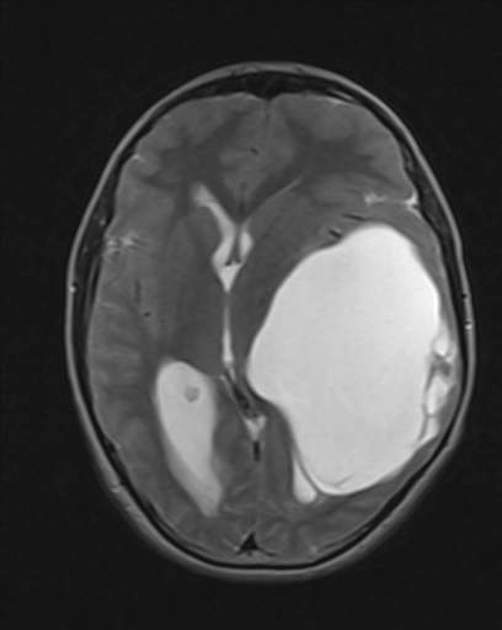
//> input picture PIM proiect/brain-tumor-2.jpeg, 502 x 630 px
$ ./Source   (built with g++ and OpenCV 4)
//> lines starting //> are read from the running program, lines starting //| are printed output that depends on the picture; after the words box and inside, x2 and y2 are one past the last pixel; in counts of white or black regions, pixels touching at a corner belong together
### PIM proiect/Header.h
#pragma once
#include <opencv2/imgcodecs.hpp>
#include <opencv2/highgui.hpp>
#include <opencv2/imgproc.hpp>
#include <iostream>
using namespace cv;
using namespace std;

unsigned char* processImage(unsigned char* img, int w, int h);
unsigned char* thresholdImage(unsigned char* img, int w, int h);
void watershed_v1(unsigned char* img, int w, int h);
void watershed_v2(unsigned char* img, int w, int h);

### PIM proiect/Functions.cpp
#include "Header.h"


unsigned char* processImage(unsigned char* img, int w, int h)
{
	unsigned char* result = new unsigned char[w * h];
	Mat inMat(h, w, CV_8UC1, img);
	Mat intermediaryMat;
	Mat processedMat(h, w, CV_8UC1, result);
	Mat kernel = (Mat_<float>(3, 3) << 0, -1, 0, -1, 5, -1, 0, -1, 0);
	GaussianBlur(inMat, intermediaryMat, cv::Size(0, 0), 3, 0);
	filter2D(intermediaryMat, processedMat, CV_8UC1, kernel);
	return result;
}

unsigned char* thresholdImage(unsigned char* img, int w, int h)
{
	unsigned char* result = new unsigned char[w * h];
	Mat inMat(h, w, CV_8UC1, img);
	Mat tresholdMat(h, w, CV_8UC1, result);
	threshold(inMat, tresholdMat, 130, 255, THRESH_BINARY);
	return result;
}

void watershed_v1(unsigned char* img, int w, int h) {
	Mat dist;
	Mat resultMat(h, w, CV_8UC1);

	unsigned char* intermediary = processImage(img, w, h);
	unsigned char* trsh = thresholdImage(intermediary, w, h);
	Mat processed(h, w, CV_8UC1, trsh);

	distanceTransform(processed, dist, DIST_L2, 3);
	normalize(dist, dist, 0.1, 12, NORM_MINMAX);
	//imshow("Distance Transform Image", dist);

	threshold(dist, dist, 0.4, 1.0, THRESH_BINARY);


	Mat kernel1 = Mat::ones(3, 3, CV_8U);
	dilate(dist, dist, kernel1);
	//imshow("Peaks", dist);

	Mat dist_8u;
	dist.convertTo(dist_8u, CV_8U);

	vector<vector<Point> > contours;
	findContours(dist_8u, contours, RETR_EXTERNAL, CHAIN_APPROX_SIMPLE);

	Mat markers = Mat::zeros(dist.size(), CV_32S);
	for (size_t i = 0; i < contours.size(); i++)
	{
		drawContours(markers, contours, static_cast<int>(i), Scalar(static_cast<int>(i) + 1), -1);
	}
	circle(markers, Point(5, 5), 3, Scalar(255), -1);
	Mat markers8u;
	markers.convertTo(markers8u, CV_8U, 10);
	//imshow("Markers", markers8u);

	cvtColor(processed, processed, COLOR_GRAY2BGR);
	watershed(processed, markers);
	Mat mark;
	markers.convertTo(mark, CV_8U);
	bitwise_not(mark, mark);
	//imshow("Markers_v2", mark);

	vector<Vec3b> colors;
	for (size_t i = 0; i < contours.size(); i++)
	{
		int b = theRNG().uniform(0, 256);
		int g = theRNG().uniform(0, 256);
		int r = theRNG().uniform(0, 256);
		colors.push_back(Vec3b((uchar)b, (uchar)g, (uchar)r));
	}
	resultMat = Mat::zeros(markers.size(), CV_8UC3);
	for (int i = 0; i < markers.rows; i++)
	{
		for (int j = 0; j < markers.cols; j++)
		{
			int index = markers.at<int>(i, j);
			if (index > 0 && index <= static_cast<int>(contours.size()))
			{
				resultMat.at<Vec3b>(i, j) = colors[index - 1];
			}
		}
	}

	imshow("Clasificare Tumori", resultMat);
}

void watershed_v2(unsigned char* img, int w, int h) {

	cv::Mat in(h, w, CV_8UC1, img);

	//1: segmentare grosiera a imaginii
	cv::Mat thrsh(h, w, CV_8UC1);
	cv::threshold(in, thrsh, 161, 255, cv::THRESH_OTSU);
	//cv::bitwise_not(thrsh, thrsh);
	//cv::imshow("1", thrsh);

	//2: corectarea erorilor de segmentare - inchidere, deschidere
	cv::Mat morph(h, w, CV_8UC1);
	cv::Mat kernel = cv::getStructuringElement(cv::MORPH_ELLIPSE, cv::Size(3, 3));
	cv::morphologyEx(thrsh, morph, cv::MORPH_CLOSE, kernel);
	cv::morphologyEx(morph, morph, cv::MORPH_OPEN, kernel);
	//cv::imshow("2", morph);

	//3: identificarea regiunilor care apartin 'background-ului' - dilatare morfologica
	cv::Mat dilated(h, w, CV_8UC1);
	cv::morphologyEx(morph, dilated, cv::MORPH_DILATE, kernel);
	//cv::imshow("3", dilated);

	//4: determinarea transformatei distanta
	cv::Mat distance(h, w, CV_8UC1);
	cv::distanceTransform(morph, distance, cv::DIST_L2, 5);
	cv::normalize(distance, distance, 1, 0, cv::NORM_INF);
	//cv::imshow("4", distance);

	//5: identificarea regiunilor care apartin interioarelor obiectelor cautate
	cv::Mat interiors(h, w, CV_8UC1);
	double min, max;
	cv::minMaxLoc(distance, &min, &max, NULL, NULL);
	cv::threshold(distance, interiors, 0.05 * max, 255, cv::THRESH_BINARY);
	//cv::imshow("5", interiors);

	//6: separam regiunile anterioare pe obiecte
	Mat interiors_8u, norm_components, components;
	interiors.convertTo(interiors_8u, CV_8U);
	int labels = connectedComponents(interiors_8u, components, 8);
	normalize(components, norm_components, 0, 255, NORM_MINMAX, CV_8U);
	norm_components.convertTo(norm_components, CV_8UC1);
	//cv::imshow("6", norm_components);

	//7: obtinere regiuni de incertitudine
	dilated.setTo(0, norm_components);
	//cv::imshow("7", dilated);

	//8: matricea completa a markerelor
	Mat final_markers;
	final_markers = norm_components + 1;
	final_markers.setTo(0, dilated);
	//cv::imshow("8", final_markers);

	//9: utilizam functia watershed din OpenCV
	cv::Mat in_rgb;
	cv::cvtColor(in, in_rgb, cv::COLOR_GRAY2RGB);
	final_markers.convertTo(final_markers, CV_32SC1);
	cv::watershed(in_rgb, final_markers);
	in_rgb.setTo(0, final_markers == -1);
	cv::imshow("Identificare Tumori", in_rgb);

	cout << labels;
	cv::Mat final_markers_8u;
	final_markers.convertTo(final_markers_8u, CV_8U);
	cv::bitwise_not(final_markers_8u, final_markers_8u);
	vector<Vec3b> colors;
	for (size_t i = 0; i <= labels; i++)
	{
		int b = theRNG().uniform(0, 256);
		int g = theRNG().uniform(0, 256);
		int r = theRNG().uniform(0, 256);
		colors.push_back(Vec3b((uchar)b, (uchar)g, (uchar)r));
	}

	cv::Mat result = Mat::zeros(final_markers.size(), CV_8UC3);
	for (int i = 0; i < final_markers.rows; i++)
	{
		for (int j = 0; j < final_markers.cols; j++)
		{
			int index = final_markers.at<int>(i, j);
			if (index > 0 && index <= static_cast<int>(labels))
			{
				result.at<Vec3b>(i, j) = colors[index - 1];
			}
		}
	}

	imshow("Rezultat Final", result);

}

### PIM proiect/Source.cpp


#include "Header.h"


int main()
{
	Mat img = imread("C:/Users/Radu/source/repos/PIM-Proiect/PIM-Proiect/Resources/brain-tumor-2.jpeg", IMREAD_GRAYSCALE);
//> img is the input picture: 630 rows x 502 cols, CV_8UC1; min 5, max 255, mean 69.1
	if (img.empty())
	{
		cout << "Could not open or find the image" << endl;
		cin.get();
		return -1;
	}

	int w = img.cols;
//> w = 502
	int h = img.rows;
//> h = 630
	unsigned char* imgData = img.data;

	watershed_v1(imgData, w, h);
//> in thresholdImage, `threshold(inMat, tresholdMat, 130, 255, THRESH_BINARY);`: tresholdMat: 630 rows x 502 cols, CV_8UC1; 15% white; 9 white regions (1 under 20 px), largest, box (x1, y1, x2, y2) and area: (246, 223, 457, 502) 39875, (156, 362, 219, 504) 5707, (200, 193, 239, 290) 1105
//> in watershed_v1, `threshold(dist, dist, 0.4, 1.0, THRESH_BINARY);`: dist: 630 rows x 502 cols, CV_32FC1; values 0 (black) and 1 (white), 14.1% white; 8 white regions (1 under 20 px), largest, box (x1, y1, x2, y2) and area: (248, 225, 455, 500) 38409, (158, 364, 217, 502) 5073, (202, 196, 237, 287) 689
//> in watershed_v1, `dilate(dist, dist, kernel1);`:
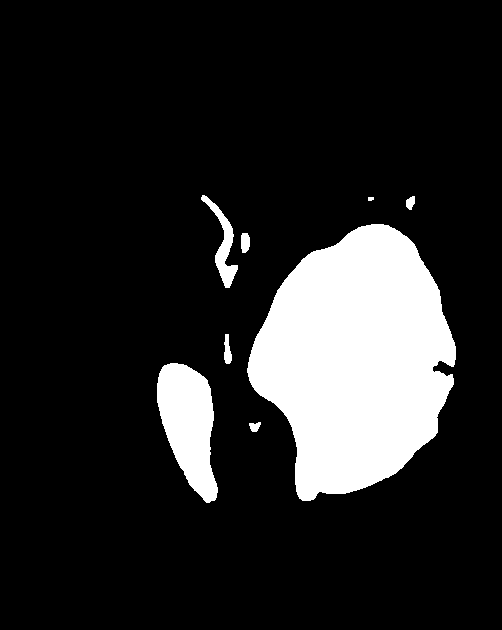
//> dist: 630 rows x 502 cols, CV_32FC1; values 0 (black) and 1 (white), 14.7% white; 8 white regions, largest, box (x1, y1, x2, y2) and area: (247, 224, 456, 501) 39459, (157, 363, 218, 503) 5500, (201, 195, 238, 288) 987
//> in watershed_v1, `dist.convertTo(dist_8u, CV_8U);`: dist_8u: 630 rows x 502 cols, CV_8UC1; values 0 (black) and 1 (white), 14.7% white; 8 white regions
//> in watershed_v1, `findContours(dist_8u, contours, RETR_EXTERNAL, CHAIN_APPROX_SIMPLE);`: contours = 8 contours, 1 with area under 20; largest, box (x1, y1, x2, y2) and area: (247, 224, 456, 501) 39094, (157, 363, 218, 503) 5344, (201, 195, 238, 288) 884, (224, 334, 232, 364) 134, (241, 233, 250, 253) 132, (406, 196, 415, 210) 75, (249, 422, 261, 432) 66
//> the loop in watershed_v1, `for (size_t i = 0; i < contours.size(); i++)` made 8 passes
//> after the loop in watershed_v1, `for (size_t i = 0; i < contours.size(); i++)`: markers: 630 rows x 502 cols, CV_32SC1; 9 distinct labels, from 0 to 8
//> in watershed_v1, `circle(markers, Point(5, 5), 3, Scalar(255), -1);`: markers: 630 rows x 502 cols, CV_32SC1; 10 distinct labels, from 0 to 255
//> in watershed_v1, `watershed(processed, markers);`:
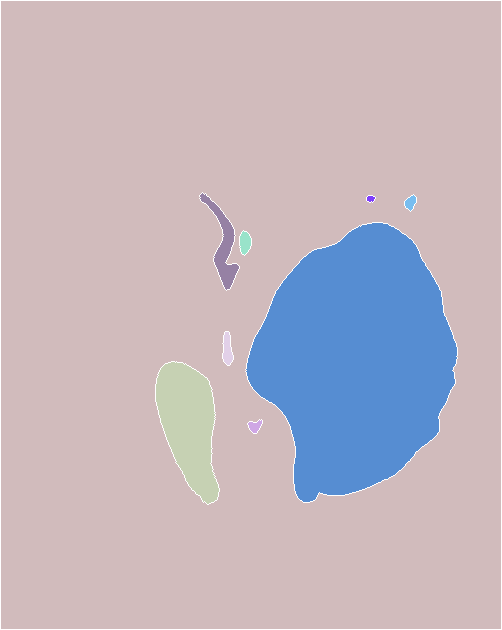
//> markers: 630 rows x 502 cols, CV_32SC1; 10 distinct labels, from -1 to 255; one colour per label, 0 black, -1 white

	watershed_v2(imgData, w, h);
//> in watershed_v2, `cv::threshold(in, thrsh, 161, 255, cv::THRESH_OTSU);`: thrsh: 630 rows x 502 cols, CV_8UC1; 16.4% white; 87 white regions (60 under 20 px), largest, box (x1, y1, x2, y2) and area: (246, 222, 458, 503) 40361, (155, 361, 222, 514) 6437, (196, 187, 243, 292) 1437
//> in watershed_v2, `cv::morphologyEx(thrsh, morph, cv::MORPH_CLOSE, kernel);`: morph: 630 rows x 502 cols, CV_8UC1; 16.4% white; 83 white regions (58 under 20 px), largest, box (x1, y1, x2, y2) and area: (246, 222, 458, 503) 40378, (155, 361, 222, 514) 6440, (196, 187, 243, 292) 1441
//> in watershed_v2, `cv::morphologyEx(morph, morph, cv::MORPH_OPEN, kernel);`: morph: 630 rows x 502 cols, CV_8UC1; 16.2% white; 46 white regions (22 under 20 px), largest, box (x1, y1, x2, y2) and area: (246, 222, 458, 503) 40370, (155, 361, 222, 514) 6436, (196, 187, 242, 292) 1436
//> in watershed_v2, `cv::morphologyEx(morph, dilated, cv::MORPH_DILATE, kernel);`: dilated: 630 rows x 502 cols, CV_8UC1; 17.1% white; 39 white regions (12 under 20 px), largest, box (x1, y1, x2, y2) and area: (245, 221, 459, 504) 41110, (154, 360, 223, 515) 6771, (195, 186, 243, 293) 1674
//> in watershed_v2, `cv::normalize(distance, distance, 1, 0, cv::NORM_INF);`:
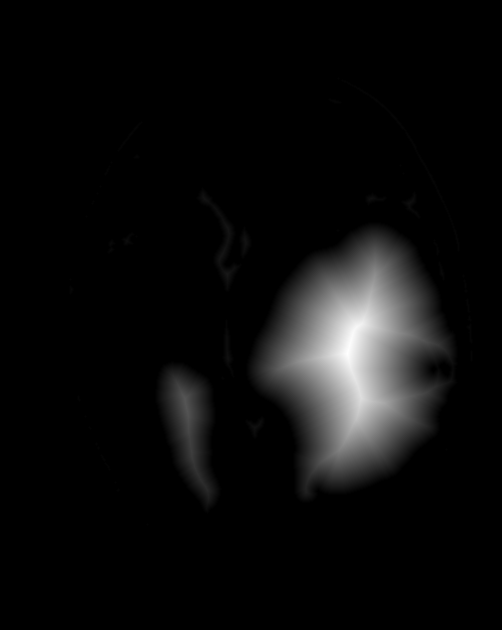
//> distance: 630 rows x 502 cols, CV_32FC1; min 0, max 1, mean 0.0493
//> in watershed_v2, `cv::minMaxLoc(distance, &min, &max, NULL, NULL);`: min = 0; max = 1
//> in watershed_v2, `cv::threshold(distance, interiors, 0.05 * max, 255, cv::THRESH_BINARY);`: interiors: 630 rows x 502 cols, CV_32FC1; 13.3% white; 11 white regions (6 under 20 px), largest, box (x1, y1, x2, y2) and area: (250, 226, 454, 499) 36732, (159, 366, 217, 507) 4933, (217, 218, 235, 284) 300, (243, 236, 248, 250) 41, (202, 194, 209, 203) 31
//> in watershed_v2, `int labels = connectedComponents(interiors_8u, components, 8);`:
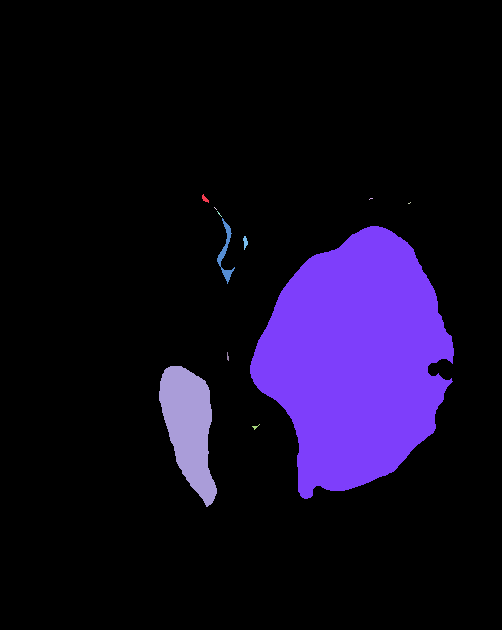
//> components: 630 rows x 502 cols, CV_32SC1; 12 distinct labels, from 0 to 11; one colour per label, 0 black
//> in watershed_v2, `int labels = connectedComponents(interiors_8u, components, 8);`: labels = 12
//> in watershed_v2, `dilated.setTo(0, norm_components);`: dilated: 630 rows x 502 cols, CV_8UC1; 3.7% white; 39 white regions (12 under 20 px), largest, box (x1, y1, x2, y2) and area: (245, 221, 459, 504) 4378, (154, 360, 223, 515) 1838, (195, 186, 243, 293) 1333
//> in watershed_v2, `final_markers.setTo(0, dilated);`: final_markers: 630 rows x 502 cols, CV_8UC1; min 0, max 255, mean 23.6
//> in watershed_v2, `final_markers.convertTo(final_markers, CV_32SC1);`:
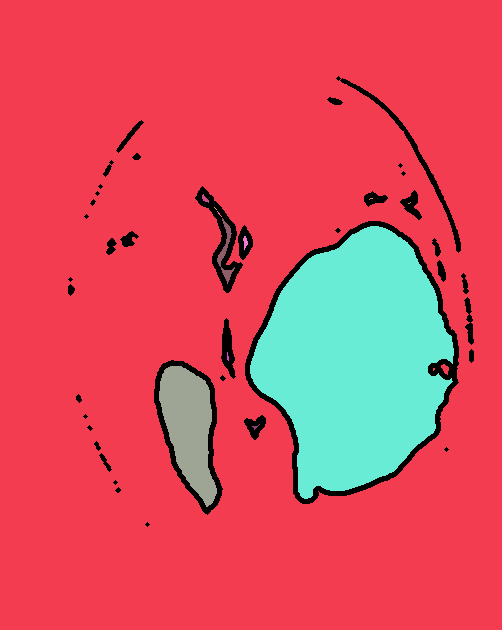
//> final_markers: 630 rows x 502 cols, CV_32SC1; 13 distinct labels, from 0 to 255; one colour per label, 0 black
//> in watershed_v2, `cv::watershed(in_rgb, final_markers);`:
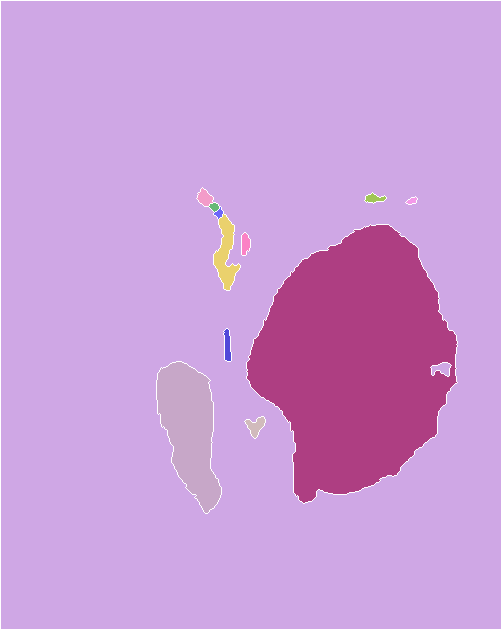
//> final_markers: 630 rows x 502 cols, CV_32SC1; 13 distinct labels, from -1 to 255; one colour per label, 0 black, -1 white
//> in watershed_v2, `in_rgb.setTo(0, final_markers == -1);`: in_rgb: 630 rows x 502 cols, CV_8UC3; 1.24% of pixels changed, all inside (x1, y1, x2, y2) = (0, 0, 502, 630)
//| 12
//> the loop in watershed_v2, `for (size_t i = 0; i <= labels; i++)` made 13 passes
//> after the loop in watershed_v2, `for (int i = 0; i < final_markers.rows; i++)`:
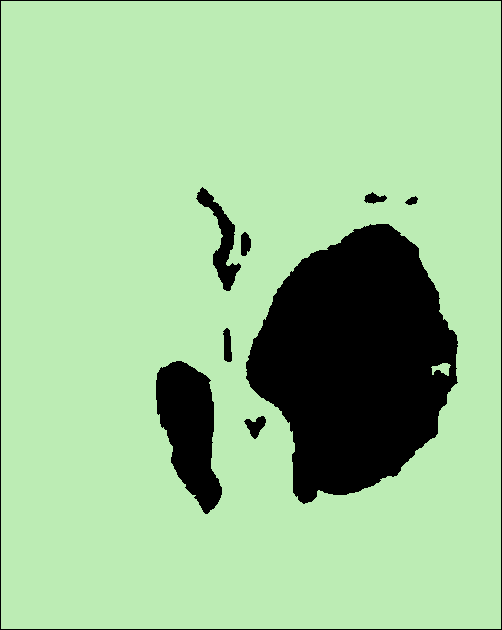
//> result: 630 rows x 502 cols, CV_8UC3; mean B, G, R 151.2, 198.2, 157.9

	waitKey(0);
	return 0;
}
